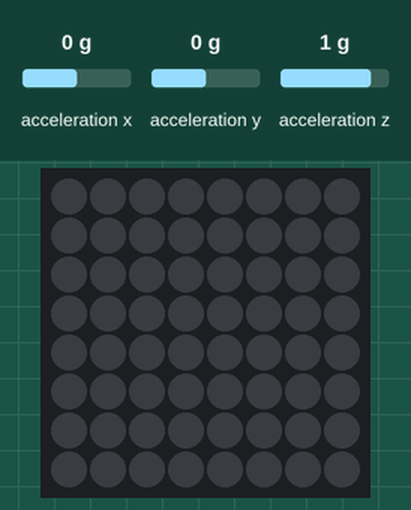
This program was run on a simulated Raspberry Pi (BCM pin numbers) with a Sense HAT. Parts: the Sense HAT's 8×8 RGB LED matrix. The test bench sets the inputs (shaded band); at power-on: acceleration x 0 g, acceleration y 0 g, acceleration z 1 g. Dim RGB values are drawn brighter than linear.

Above: at 1.2 s.
1.3 s: acceleration x set to -1.4 g
At 1.7 s:
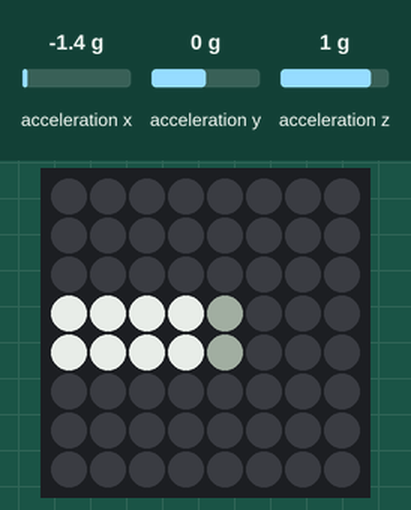
2.8 s: acceleration y set to -1.4 g
At 3.6 s:
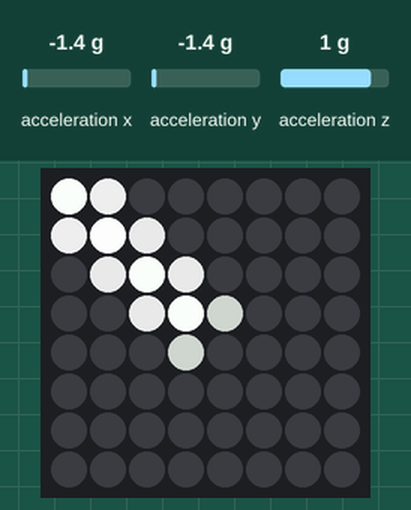
4.3 s: acceleration x set to 0 g
At 5.5 s:
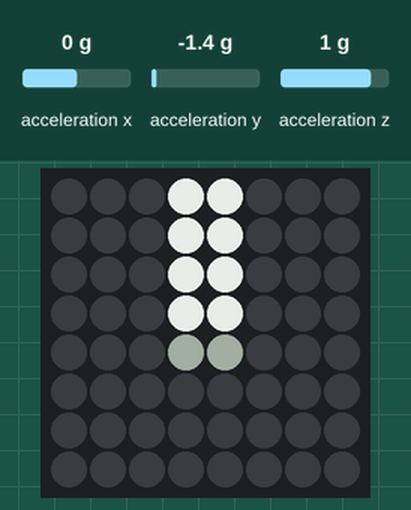
5.8 s: acceleration y set to 0.8 g
At 6.2 s:
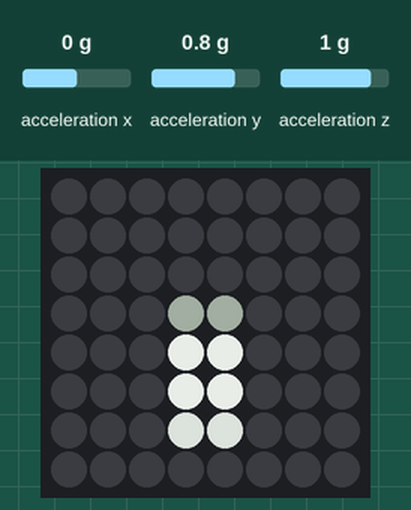
7.3 s: acceleration x set to -0.8 g
At 8.5 s:
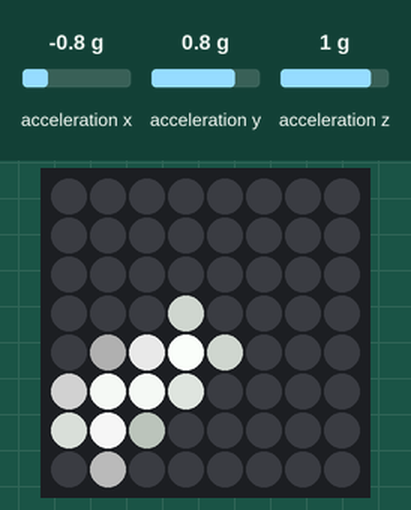
8.8 s: acceleration x set to 0.8 g
At 9.2 s:
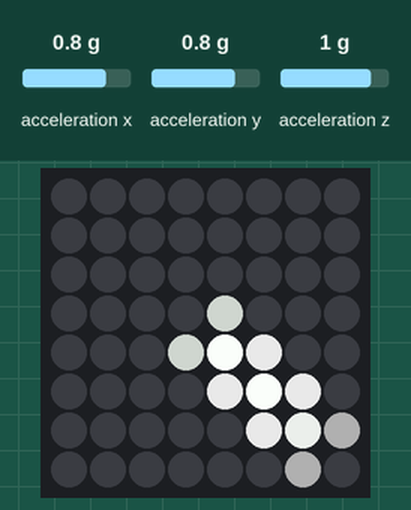
Timing chart, 0 to 11.3 s (numbered marks = the images above; inputs shaded):
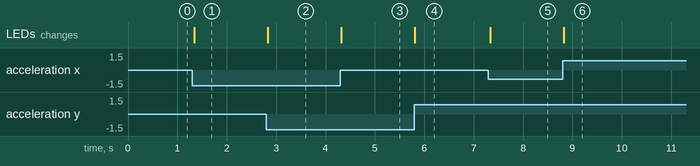

The program:

hat_accelerometer_plumb_line.py
```python
# This file has been written to your home directory for convenience. It is
# saved as "/home/pi/plumb_line-2022-09-05-18-17-49.py"

from time import sleep
from sense_hat import SenseHat
from PIL import Image, ImageDraw

hat = SenseHat()

hat.clear()
hat.set_rotation(180)

origin = (7, 7)
while True:
    a = hat.get_accelerometer_raw()
    # Use the old trick of drawing something too big then down-sizing to get an
    # anti-aliased line
    img = Image.new('RGB', (15, 15))
    draw = ImageDraw.Draw(img)
    dest = (origin[0] + a['x'] * 7.0, origin[1] + a['y'] * 7.0)
    draw.line([origin, dest], fill=(255, 255, 255), width=3)
    img = img.resize((8, 8), Image.BILINEAR)
    hat.set_pixels(list(img.getdata()))
    sleep(0.04)
```

Measured:
- after the input at 1.3 s, the LEDs: change at once (image 1)
- after the input at 2.8 s, the LEDs: change at once (image 2)
- after the input at 4.3 s, the LEDs: change at once (image 3)
- after the input at 5.8 s, the LEDs: change at once (image 4)
- after the input at 7.3 s, the LEDs: change at once (image 5)
- after the input at 8.8 s, the LEDs: change at once (image 6)
